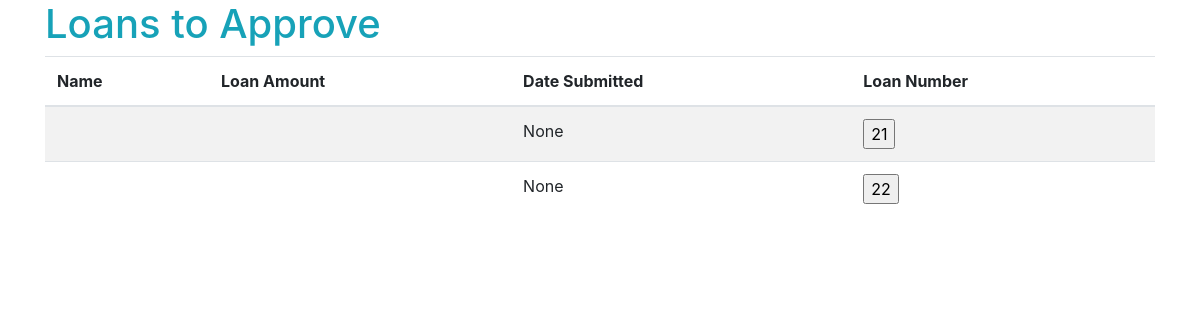
Page /loans/ on the earlier database version.
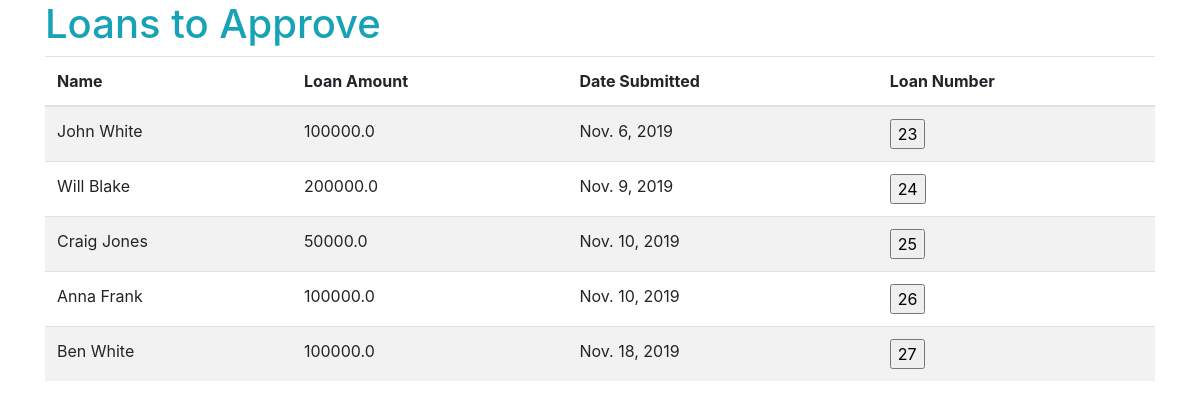
Same page on the later database version.
### app/models.py (models this page shows, shortened)
class LoanRequests(models.Model):
    loanNumber = models.AutoField(primary_key=True)
    userID = models.IntegerField(default=0)
    dateCreated = models.DateField(default=timezone.now)
    dateApproved = models.DateField(null=True, blank=True)
    dateSubmitted = models.DateField(null=True, blank=True)
    dateDenied = models.DateField(null=True, blank=True)
    borrower = models.ForeignKey(BorrowerInfo,
        on_delete=models.CASCADE, blank=True, null=True)
    loanInfo = models.ForeignKey(LoanInfo,
        on_delete=models.CASCADE, blank=True, null=True)
    property = models.ForeignKey(PropertyInfo,
        on_delete=models.CASCADE, blank=True, null=True)

class BorrowerInfo(models.Model):
    firstName = models.CharField(max_length=100,null=True)
    lastName = models.CharField(max_length=100,null=True)
    email = models.CharField(max_length=200, null=True)

class LoanInfo(models.Model):
    program = models.CharField(max_length=30,null=True)
    amount = models.FloatField(default=0)
    fico = models.IntegerField(default=0)
    income = models.FloatField(default=0)

### loans/views.py (the view)
# urls.py: path('loans/', vloans.loans, name='loans'),
def loans(request):
	loans = LoanRequests.objects.all().filter(dateApproved__isnull=True).filter(dateDenied__isnull=True)
	loansList= {'loans': loans}
	return render(request, 'loans/approve.html', loansList)

### loans/templates/loans/approve.html (shortened to what this page needs)
<!DOCTYPE html>
<html lang="en" dir="ltr">
  <head>
    <link rel="stylesheet" href="//maxcdn.bootstrapcdn.com/bootstrap/4.0.0/css/bootstrap.min.css">
    <link rel="stylesheet" href="//maxcdn.bootstrapcdn.com/bootstrap/4.0.0/css/bootstrap-theme.min.css">
  </head>
  <body>
    <div class="container">
      <h1 class="page-header text-info">Loans to Approve</h1>
      <div class="">
        <form  method="post" action="submitForApproval">
          <table class="table table-striped" width="600">
            <thead>
            <tr>
              <th scope="col">Name</th>
              <th scope="col">Loan Amount</th>
              <th scope="col">Date Submitted</th>
              <th scope="col">Loan Number</th>
            </tr>
            </thead>
            <tbody>
            {% for loan in loans %}
              <tr>
                <td>{{ loan.borrower.firstName}}&nbsp;{{loan.borrower.lastName}}</td>
                <td>{{ loan.loanInfo.amount }}</td>
                <td>{{ loan.dateSubmitted }}</td>
                <td>
                  <u><input type='submit' name='loanNumber' value='{{loan.loanNumber}}'></u>
                </td>
              </tr>
            {% endfor %}
            </table>
        </form>
      </div>
    </div>
  </body>
</html>

Differences in the rows shown:
removed LoanRequests: dateSubmitted "None", loanNumber "21"
removed LoanRequests: dateSubmitted "None", loanNumber "22"
added LoanRequests: borrower.firstName "John", borrower.lastName "White", loanInfo.amount "100000.0", dateSubmitted "Nov. 6, 2019", loanNumber "23"
added LoanRequests: borrower.firstName "Will", borrower.lastName "Blake", loanInfo.amount "200000.0", dateSubmitted "Nov. 9, 2019", loanNumber "24"
added LoanRequests: borrower.firstName "Craig", borrower.lastName "Jones", loanInfo.amount "50000.0", dateSubmitted "Nov. 10, 2019", loanNumber "25"
added LoanRequests: borrower.firstName "Anna", borrower.lastName "Frank", loanInfo.amount "100000.0", dateSubmitted "Nov. 10, 2019", loanNumber "26"
added LoanRequests: borrower.firstName "Ben", borrower.lastName "White", loanInfo.amount "100000.0", dateSubmitted "Nov. 18, 2019", loanNumber "27"
